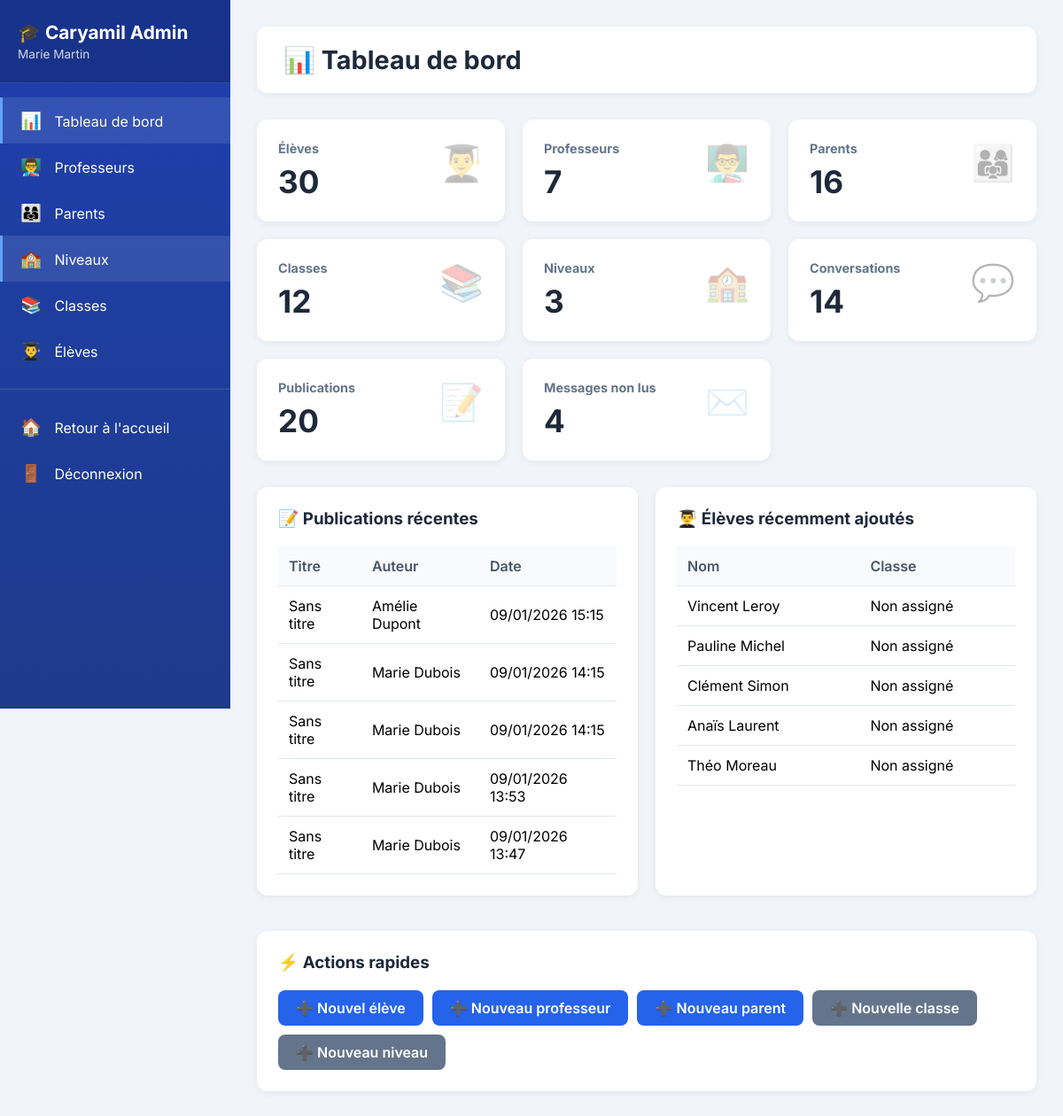
/niveaux/administration/ (signed in), run on an earlier commit of the app's database.
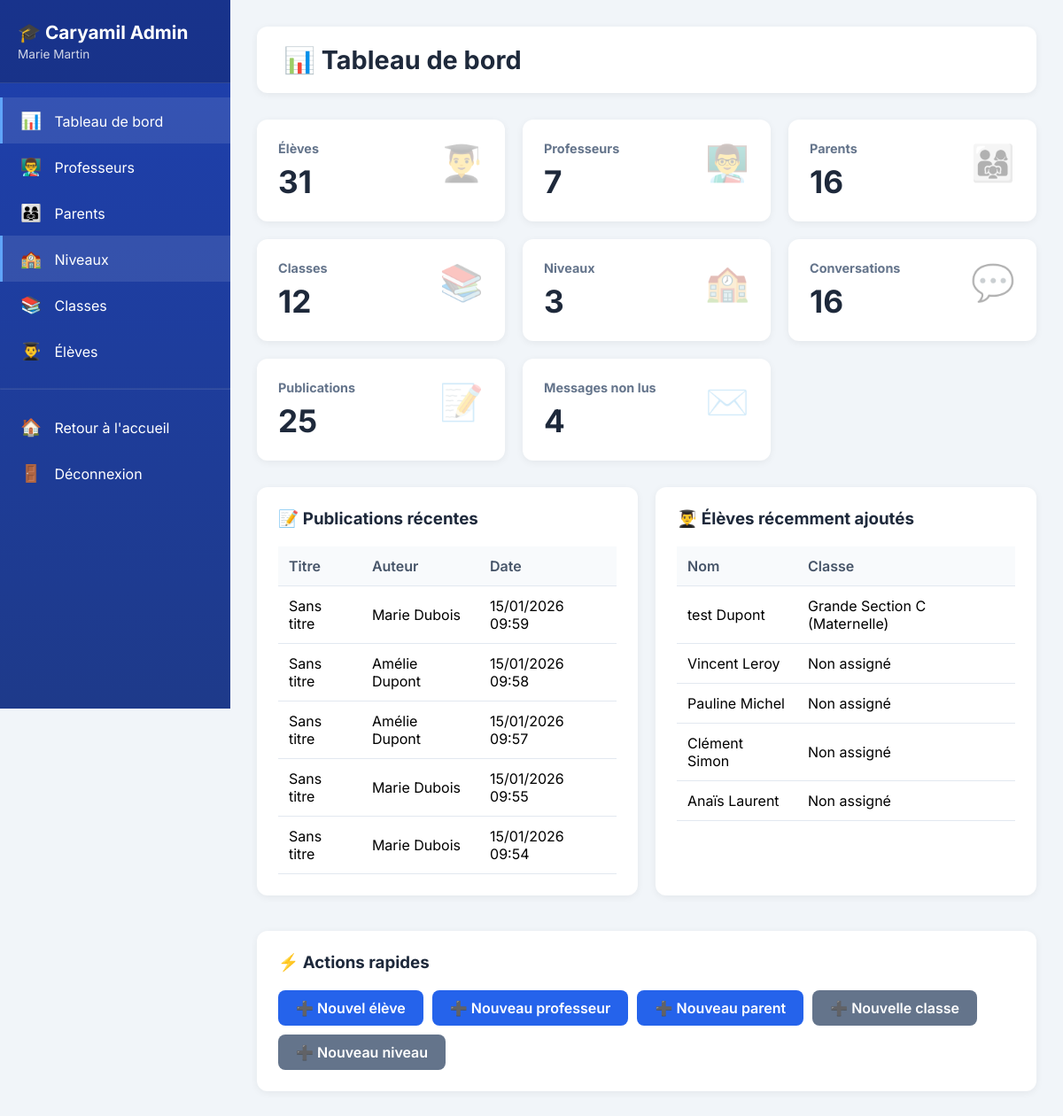
And on a later commit of the database.
### school_core/models.py (models this page shows, shortened)
class Post(models.Model):
    author = models.ForeignKey(
        settings.AUTH_USER_MODEL,
        on_delete=models.CASCADE,
        verbose_name="Auteur"
    )
    conversation = models.ForeignKey(
        Conversation,
        on_delete=models.CASCADE,
        related_name='posts',
        verbose_name="Conversation",
        null=True,
        blank=True
    )
    classroom = models.ForeignKey(
        Classroom,
        on_delete=models.CASCADE,
        related_name='old_posts',
        verbose_name="Classe",
        null=True,
        blank=True
    )
    title = models.CharField(max_length=200, blank=True, verbose_name="Titre")
    image = models.ImageField(upload_to='posts/%Y/%m/', blank=True, verbose_name="Photo")
    description = models.TextField(blank=True, verbose_name="Description")
    created_at = models.DateTimeField(auto_now_add=True, verbose_name="Date de publication")
    is_published = models.BooleanField(default=True, verbose_name="Publié")
    class Meta:
        verbose_name = "Publication"
        verbose_name_plural = "Publications"
        ordering = ['-created_at']

class Student(models.Model):
    first_name = models.CharField(max_length=50, verbose_name="Prénom")
    last_name = models.CharField(max_length=50, verbose_name="Nom")
    date_of_birth = models.DateField(null=True, blank=True, verbose_name="Date de naissance")
    classroom = models.ForeignKey(
        Classroom,
        on_delete=models.SET_NULL,
        null=True,
        blank=True,
        related_name='students'
    )
    parents = models.ManyToManyField(
        settings.AUTH_USER_MODEL,
        related_name='children',
        limit_choices_to={'is_parent': True},
        blank=True
    )
    photo = models.ImageField(upload_to='students/%Y/', blank=True, null=True)
    class Meta:
        verbose_name = "Élève"
        verbose_name_plural = "Élèves"
        ordering = ['last_name', 'first_name']

class Classroom(models.Model):
    level = models.ForeignKey(SchoolLevel, on_delete=models.CASCADE, related_name='classrooms')
    name = models.CharField(max_length=50)
    teacher = models.ForeignKey(
        settings.AUTH_USER_MODEL,
        on_delete=models.SET_NULL,
        null=True,
        blank=True,
        limit_choices_to={'is_teacher': True},
        related_name='taught_classes'
    )
    school_year = models.CharField(max_length=9, default='2025-2026')
    class Meta:
        verbose_name = "Classe"
        verbose_name_plural = "Classes"
        ordering = ['level', 'name']
    def __str__(self):
        return f"{self.name} ({self.level.name})"

class SchoolLevel(models.Model):
    name = models.CharField(max_length=50, unique=True)
    slug = models.SlugField(unique=True)
    description = models.TextField(blank=True)
    class Meta:
        verbose_name = "Niveau scolaire"
        verbose_name_plural = "Niveaux scolaires"
        ordering = ['id']

### accounts/models.py (models this page shows, shortened)
class CustomUser(AbstractUser):
    is_parent = models.BooleanField(default=False, verbose_name="Est parent")
    is_teacher = models.BooleanField(default=False, verbose_name="Est professeur")
    is_director = models.BooleanField(default=False, verbose_name="Est directeur")

### interfaces/views_admin.py (the view)
# urls.py: path('administration/', views_admin.admin_dashboard, name='admin_dashboard'),
@login_required
def admin_dashboard(request):
    if not user_is_admin(request.user):
        messages.error(request, "Accès refusé. Seuls les administrateurs peuvent accéder à cette page.")
        return redirect('niveau_selector')
    stats = {
        'total_students': Student.objects.count(),
        'total_teachers': User.objects.filter(is_teacher=True).count(),
        'total_parents': User.objects.filter(is_parent=True).count(),
        'total_classes': Classroom.objects.count(),
        'total_levels': SchoolLevel.objects.count(),
        'total_conversations': Conversation.objects.count(),
        'total_posts': Post.objects.filter(is_published=True).count(),
        'unread_messages': Message.objects.filter(is_read=False).count(),
    }
    recent_posts = Post.objects.select_related('author', 'conversation').order_by('-created_at')[:5]
    recent_students = Student.objects.select_related('classroom').order_by('-id')[:5]
    context = {
        'stats': stats,
        'recent_posts': recent_posts,
        'recent_students': recent_students,
    }
    return render(request, 'admin/dashboard.html', context)

### interfaces/views_admin.py (called while the page is built)
def user_is_admin(user):
    return user.is_superuser or user.is_director

### interfaces/templates/admin/dashboard.html (shortened to what this page needs)
{% extends 'admin/base.html' %}
{% block content %}
<div class="top-bar">
    <h1 class="page-title">📊 Tableau de bord</h1>
</div>
<div class="stats-grid">
    <div class="stat-card">
        <div class="icon">👨‍🎓</div>
        <h3>Élèves</h3>
        <div class="number">{{ stats.total_students }}</div>
    </div>
    <div class="stat-card">
        <div class="icon">👨‍🏫</div>
        <h3>Professeurs</h3>
        <div class="number">{{ stats.total_teachers }}</div>
    </div>
    <div class="stat-card">
        <div class="icon">👨‍👩‍👧</div>
        <h3>Parents</h3>
        <div class="number">{{ stats.total_parents }}</div>
    </div>
    <div class="stat-card">
        <div class="icon">📚</div>
        <h3>Classes</h3>
        <div class="number">{{ stats.total_classes }}</div>
    </div>
    <div class="stat-card">
        <div class="icon">🏫</div>
        <h3>Niveaux</h3>
        <div class="number">{{ stats.total_levels }}</div>
    </div>
    <div class="stat-card">
        <div class="icon">💬</div>
        <h3>Conversations</h3>
        <div class="number">{{ stats.total_conversations }}</div>
    </div>
    <div class="stat-card">
        <div class="icon">📝</div>
        <h3>Publications</h3>
        <div class="number">{{ stats.total_posts }}</div>
    </div>
    <div class="stat-card">
        <div class="icon">✉️</div>
        <h3>Messages non lus</h3>
        <div class="number">{{ stats.unread_messages }}</div>
    </div>
</div>
<div style="display: grid; grid-template-columns: 1fr 1fr; gap: 20px;">
    <div class="card">
        <h3>📝 Publications récentes</h3>
        {% if recent_posts %}
            <table>
                <thead>
                    <tr>
                        <th>Titre</th>
                        <th>Auteur</th>
                        <th>Date</th>
                    </tr>
                </thead>
                <tbody>
                    {% for post in recent_posts %}
                    <tr>
                        <td>{{ post.title|default:"Sans titre" }}</td>
                        <td>{{ post.author.get_full_name|default:post.author.username }}</td>
                        <td>{{ post.created_at|date:"d/m/Y H:i" }}</td>
                    </tr>
                    {% endfor %}
                </tbody>
            </table>
        {% else %}
            <p style="color: #64748b;">Aucune publication récente</p>
        {% endif %}
    </div>
    <div class="card">
        <h3>👨‍🎓 Élèves récemment ajoutés</h3>
        {% if recent_students %}
            <table>
                <thead>
                    <tr>
                        <th>Nom</th>
                        <th>Classe</th>
                    </tr>
                </thead>
                <tbody>
                    {% for student in recent_students %}
                    <tr>
                        <td>{{ student.first_name }} {{ student.last_name }}</td>
                        <td>{{ student.classroom|default:"Non assigné" }}</td>
                    </tr>
                    {% endfor %}
                </tbody>
            </table>
        {% else %}
            <p style="color: #64748b;">Aucun élève récent</p>
        {% endif %}
    </div>
</div>
<div class="card" style="margin-top: 20px;">
    <h3>⚡ Actions rapides</h3>
    <div style="display: flex; gap: 10px; flex-wrap: wrap;">
        <a href="{% url 'admin_student_create' %}" class="btn btn-primary">➕ Nouvel élève</a>
        <a href="{% url 'admin_teacher_create' %}" class="btn btn-primary">➕ Nouveau professeur</a>
        <a href="{% url 'admin_parent_create' %}" class="btn btn-primary">➕ Nouveau parent</a>
        <a href="{% url 'admin_class_create' %}" class="btn btn-secondary">➕ Nouvelle classe</a>
        <a href="{% url 'admin_level_create' %}" class="btn btn-secondary">➕ Nouveau niveau</a>
    </div>
</div>
{% endblock %}

What changed in the data, as far as the page shows it:
no longer on this page (row unchanged): Post: title "Sans titre", author.get_full_name "Amélie Dupont", created_at "09/01/2026 15:15"
no longer on this page (row unchanged): Post: title "Sans titre", author.get_full_name "Marie Dubois", created_at "09/01/2026 14:15"
no longer on this page (row unchanged): Post: title "Sans titre", author.get_full_name "Marie Dubois", created_at "09/01/2026 14:15"
no longer on this page (row unchanged): Post: title "Sans titre", author.get_full_name "Marie Dubois", created_at "09/01/2026 13:53"
no longer on this page (row unchanged): Post: title "Sans titre", author.get_full_name "Marie Dubois", created_at "09/01/2026 13:47"
no longer on this page (row unchanged): Student: first_name "Théo", last_name "Moreau", classroom "Non assigné"
added Post: title "Sans titre", author.get_full_name "Marie Dubois", created_at "15/01/2026 09:59"
added Post: title "Sans titre", author.get_full_name "Amélie Dupont", created_at "15/01/2026 09:58"
added Post: title "Sans titre", author.get_full_name "Amélie Dupont", created_at "15/01/2026 09:57"
added Post: title "Sans titre", author.get_full_name "Marie Dubois", created_at "15/01/2026 09:55"
added Post: title "Sans titre", author.get_full_name "Marie Dubois", created_at "15/01/2026 09:54"
added Student: first_name "test", last_name "Dupont", classroom "Grande Section C (Maternelle)"
Also different on the page:
{{ stats.total_students }}: "30" → "31"
{{ stats.total_conversations }}: "14" → "16"
{{ stats.total_posts }}: "20" → "25"
